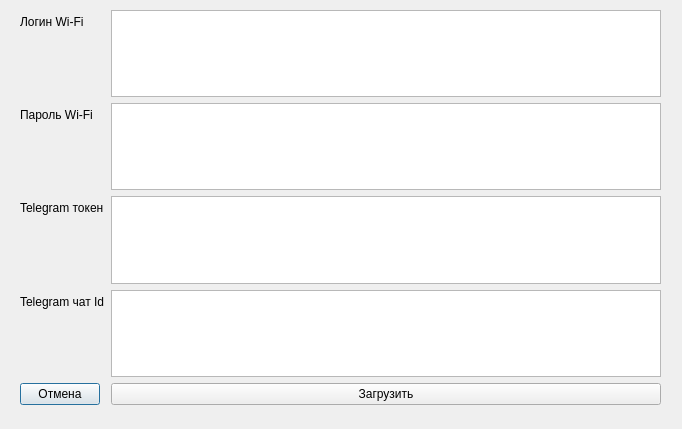
<?xml version="1.0" encoding="UTF-8"?>
<ui version="4.0">
 <class>DialogSettings</class>
 <widget class="QDialog" name="DialogSettings">
  <property name="geometry">
   <rect>
    <x>0</x>
    <y>0</y>
    <width>682</width>
    <height>429</height>
   </rect>
  </property>
  <property name="windowTitle">
   <string>Изменение параметров</string>
  </property>
  <widget class="QWidget" name="layoutWidget">
   <property name="geometry">
    <rect>
     <x>20</x>
     <y>10</y>
     <width>641</width>
     <height>395</height>
    </rect>
   </property>
   <layout class="QFormLayout" name="formLayout">
    <item row="0" column="0">
     <widget class="QLabel" name="label">
      <property name="text">
       <string>Логин Wi-Fi</string>
      </property>
     </widget>
    </item>
    <item row="0" column="1">
     <widget class="QPlainTextEdit" name="plainTextWIFI"/>
    </item>
    <item row="1" column="0">
     <widget class="QLabel" name="label_2">
      <property name="text">
       <string>Пароль Wi-Fi</string>
      </property>
     </widget>
    </item>
    <item row="1" column="1">
     <widget class="QPlainTextEdit" name="plainTextPass"/>
    </item>
    <item row="2" column="0">
     <widget class="QLabel" name="label_3">
      <property name="text">
       <string>Telegram токен</string>
      </property>
     </widget>
    </item>
    <item row="2" column="1">
     <widget class="QPlainTextEdit" name="plainTextToken"/>
    </item>
    <item row="3" column="0">
     <widget class="QLabel" name="label_4">
      <property name="text">
       <string>Telegram чат Id</string>
      </property>
     </widget>
    </item>
    <item row="3" column="1">
     <widget class="QPlainTextEdit" name="plainTextEditChatId"/>
    </item>
    <item row="4" column="0">
     <widget class="QPushButton" name="pushClose">
      <property name="text">
       <string>Отмена</string>
      </property>
     </widget>
    </item>
    <item row="4" column="1">
     <widget class="QPushButton" name="ButtonDownload">
      <property name="text">
       <string>Загрузить</string>
      </property>
     </widget>
    </item>
   </layout>
  </widget>
 </widget>
 <resources/>
 <connections/>
</ui>
